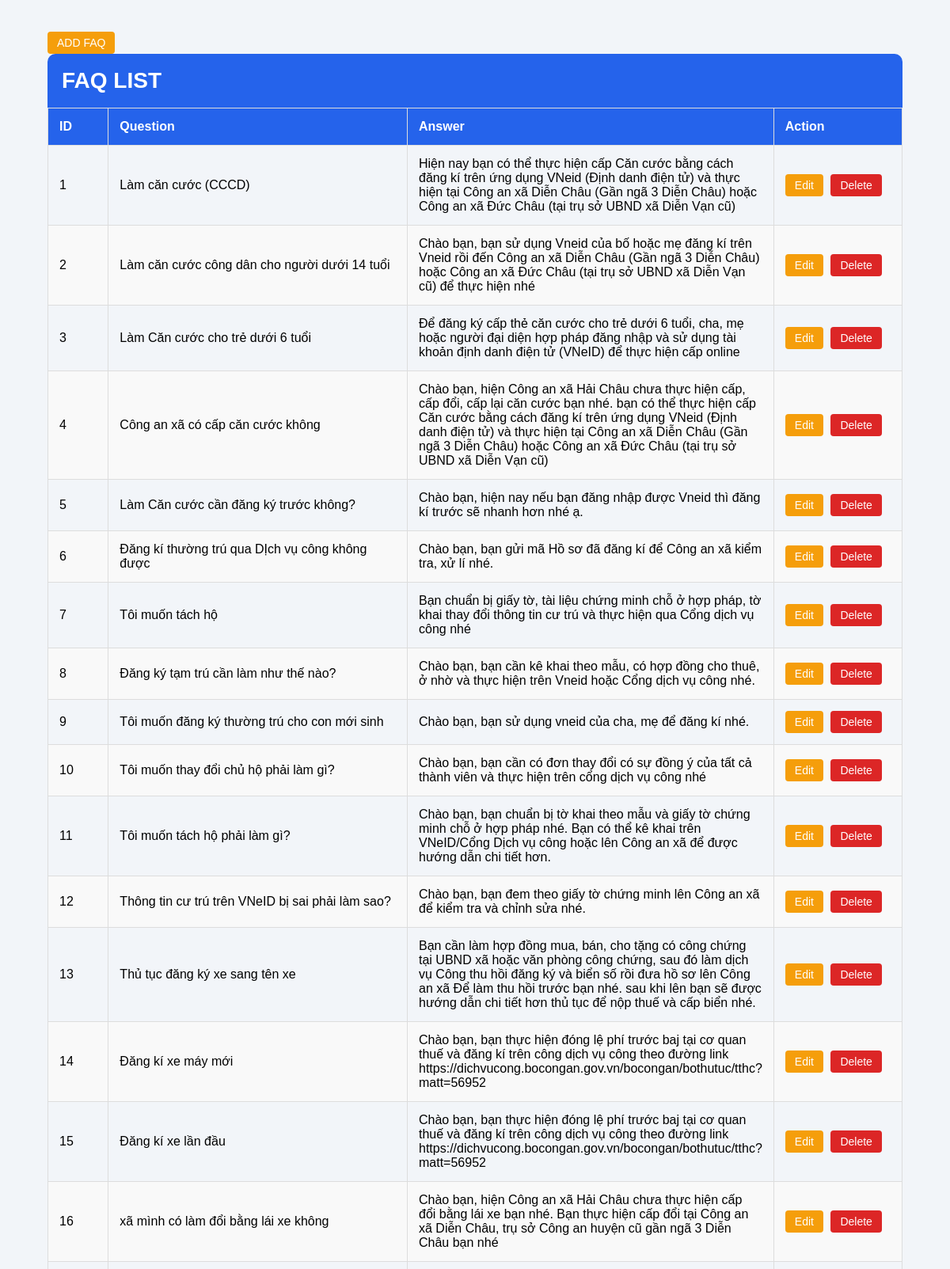
Page /view_faq (signed in, upper part) on the committed database.
### models.py (models this page shows, shortened)
class Faq_User ( db.Model):
    __tablename__ = "Faq_User"
    id: Mapped[int] = mapped_column(primary_key=True)
    ask: Mapped[str] = mapped_column()
    answer: Mapped[str] = mapped_column()

### routes/routes.py (the view)
    @app.route("/view_faq", methods =["GET"])
    @login_required
    def view_faq():
        faqs = Faq_User.query.all()
        return render_template("listFaq.html", faqs=faqs)

### app.py (called while the page is built)
@login_manager.user_loader
def load_user(user_id):
	from models import User
	return db.session.get(User, int(user_id))

### templates/listFaq.html (shortened to what this page needs)
{% extends "base.html" %}
{% block body%}
<div class="container">
 <a href="{{url_for('index')}}" class="action-btn edit-btn">ADD FAQ</a>
 <br>
<div class="header">
<h2>FAQ LIST</h2>
</div>
<table>
<thead>
<tr>
<th width="80">ID</th>
<th width="35%">Question</th>
<th>Answer</th>
<th width="170">Action</th>
</tr>
</thead>
<tbody>
    {% for faq in faqs %}
    <tr>
        <td>{{ faq.id }}</td>
        <td>{{ faq.ask }}</td>
        <td>{{ faq.answer }}</td>
    <td>
    <a href="{{url_for('edit', id = faq.id)}}" class="action-btn edit-btn">Edit</a>
    <a href="{{url_for('delete', id = faq.id)}}"  class="action-btn delete-btn">Delete</a>
    </td>
    </tr>
{% endfor %}
</tbody>
</table>
</div>
{% endblock %}

### templates/base.html (shortened to what this page needs)
<!DOCTYPE html>
<html lang="en">
<head>
   <link rel="stylesheet" href="{{ url_for('static', filename='css/style.css') }}">
</head>
<body>
{% block body%} {%endblock %}
</body>
</html>

### static/css/style.css (style rules this page uses)
* { margin:0; padding:0; box-sizing:border-box; font-family:Arial, Helvetica, sans-serif; }
body { background:#f2f5f9; }
.container { width:90%; max-width:1200px; margin:40px auto; }
.header { background:#2563eb; color:white; padding:18px; border-radius:10px 10px 0 0; }
h2 { font-size:28px; }
table { width:100%; border-collapse:collapse; }
th { background:#2563eb; color:white; }
th, td { border:1px solid #ddd; padding:14px; text-align:left; }
tr:nth-child(even) { background:#f9f9f9; }
.action-btn { display:inline-block; padding:6px 12px; color:white; text-decoration:none; border-radius:4px; margin-right:5px; font-size:14px; }
.edit-btn { background:#f59e0b; }
.delete-btn { background:#dc2626; }

### rows in the picture
Faq_User: id "1", ask "Làm căn cước (CCCD)", answer "Hiện nay bạn có thể thực hiện cấp Căn cước bằng cách đăng kí trên ứng dụng VNeid (Định danh điện tử) và thực hiện tại Công an xã Diễn Châu (Gần ngã 3 Diễn Châu) hoặc Công an xã Đức Châu (tại trụ sở UBND xã Diễn Vạn cũ)"
Faq_User: id "2", ask "Làm căn cước công dân cho người dưới 14 tuổi", answer "Chào bạn, bạn sử dụng Vneid của bố hoặc mẹ đăng kí trên Vneid rồi đến Công an xã Diễn Châu (Gần ngã 3 Diễn Châu) hoặc Công an xã Đức Châu (tại trụ sở UBND xã Diễn Vạn cũ) để thực hiện nhé"
Faq_User: id "3", ask "Làm Căn cước cho trẻ dưới 6 tuổi", answer "Để đăng ký cấp thẻ căn cước cho trẻ dưới 6 tuổi, cha, mẹ hoặc người đại diện hợp pháp đăng nhập và sử dụng tài khoản định danh điện tử (VNeID) để thực hiện cấp online"
Faq_User: id "4", ask "Công an xã có cấp căn cước không", answer "Chào bạn, hiện Công an xã Hải Châu chưa thực hiện cấp, cấp đổi, cấp lại căn cước bạn nhé. bạn có thể thực hiện cấp Căn cước bằng cách đăng kí trên ứng dụng VNeid (Định danh điện tử) và thực hiện tại Công an xã Diễn Châu (Gần ngã 3 Diễn Châu) hoặc Công an xã Đức Châu (tại trụ sở UBND xã Diễn Vạn cũ)"
Faq_User: id "5", ask "Làm Căn cước cần đăng ký trước không?", answer "Chào bạn, hiện nay nếu bạn đăng nhập được Vneid thì đăng kí trước sẽ nhanh hơn nhé ạ."
Faq_User: id "6", ask "Đăng kí thường trú qua DỊch vụ công không được", answer "Chào bạn, bạn gửi mã Hồ sơ đã đăng kí để Công an xã kiểm tra, xử lí nhé."
Faq_User: id "7", ask "Tôi muốn tách hộ", answer "Bạn chuẩn bị giấy tờ, tài liệu chứng minh chỗ ở hợp pháp, tờ khai thay đổi thông tin cư trú và thực hiện qua Cổng dịch vụ công nhé"
Faq_User: id "8", ask "Đăng ký tạm trú cần làm như thế nào?", answer "Chào bạn, bạn cần kê khai theo mẫu, có hợp đồng cho thuê, ở nhờ và thực hiện trên Vneid hoặc Cổng dịch vụ công nhé."
Faq_User: id "9", ask "Tôi muốn đăng ký thường trú cho con mới sinh", answer "Chào bạn, bạn sử dụng vneid của cha, mẹ để đăng kí nhé."
Faq_User: id "10", ask "Tôi muốn thay đổi chủ hộ phải làm gì?", answer "Chào bạn, bạn cần có đơn thay đổi có sự đồng ý của tất cả thành viên và thực hiện trên cổng dịch vụ công nhé"
Faq_User: id "11", ask "Tôi muốn tách hộ phải làm gì?", answer "Chào bạn, bạn chuẩn bị tờ khai theo mẫu và giấy tờ chứng minh chỗ ở hợp pháp nhé. Bạn có thể kê khai trên VNeID/Cổng Dịch vụ công hoặc lên Công an xã để được hướng dẫn chi tiết hơn."
Faq_User: id "12", ask "Thông tin cư trú trên VNeID bị sai phải làm sao?", answer "Chào bạn, bạn đem theo giấy tờ chứng minh lên Công an xã để kiểm tra và chỉnh sửa nhé."
Faq_User: id "13", ask "Thủ tục đăng ký xe sang tên xe", answer "Bạn cần làm hợp đồng mua, bán, cho tặng có công chứng tại UBND xã hoặc văn phòng công chứng, sau đó làm dịch vụ Công thu hồi đăng ký và biển số rồi đưa hồ sơ lên Công an xã Để làm thu hồi trước bạn nhé. sau khi lên bạn sẽ được hướng dẫn chi tiết hơn thủ tục để nộp thuế và cấp biển nhé."
Faq_User: id "14", ask "Đăng kí xe máy mới", answer "Chào bạn, bạn thực hiện đóng lệ phí trước baj tại cơ quan thuế và đăng kí trên công dịch vụ công theo đường link https://dichvucong.bocongan.gov.vn/bocongan/bothutuc/tthc?matt=56952"
Faq_User: id "15", ask "Đăng kí xe lần đầu", answer "Chào bạn, bạn thực hiện đóng lệ phí trước baj tại cơ quan thuế và đăng kí trên công dịch vụ công theo đường link https://dichvucong.bocongan.gov.vn/bocongan/bothutuc/tthc?matt=56952"
Faq_User: id "16", ask "xã mình có làm đổi bằng lái xe không", answer "Chào bạn, hiện Công an xã Hải Châu chưa thực hiện cấp đổi bằng lái xe bạn nhé. Bạn thực hiện cấp đổi tại Công an xã Diễn Châu, trụ sở Công an huyện cũ gần ngã 3 Diễn Châu bạn nhé"
